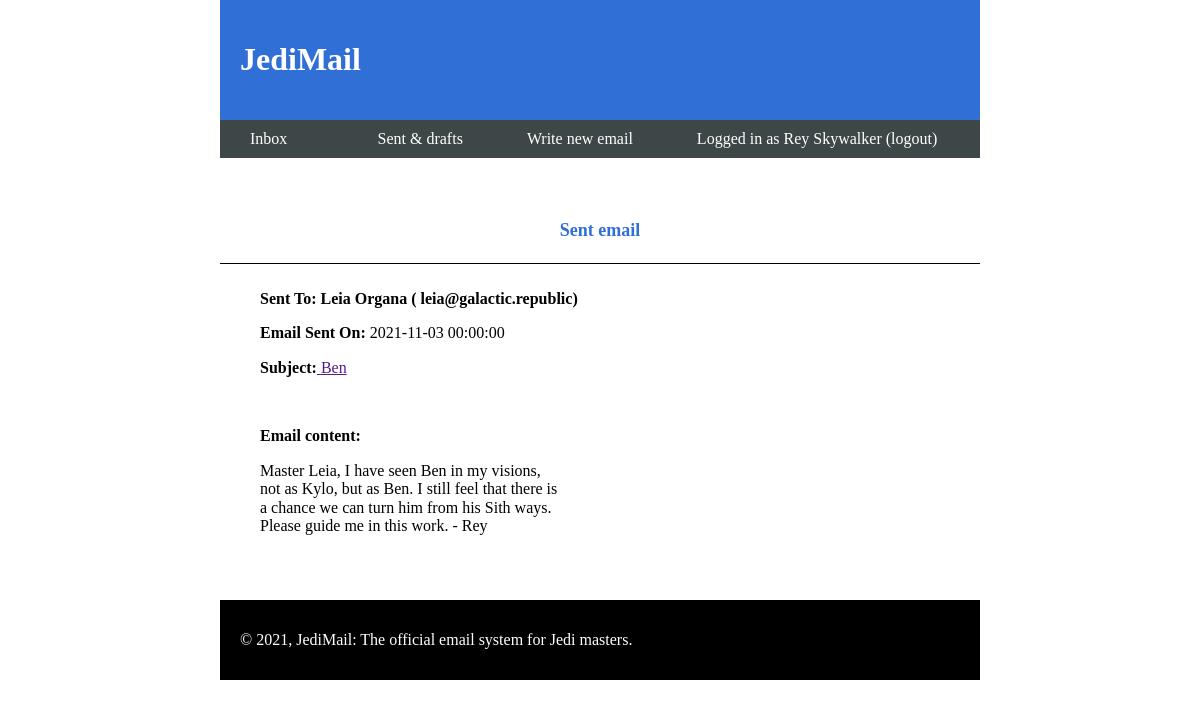
Screenshot of /index.php?show=sent&mailID=7 (signed in) with the database file from the repository.
### tables this page shows
CREATE TABLE `j_user` (
  `j_user_id` int(11) NOT NULL,
  `j_user_fname` varchar(128) NOT NULL,
  `j_user_lname` varchar(128) NOT NULL,
  `j_user_login_id` int(11) NOT NULL,
  `j_user_sabercolour` varchar(32) NOT NULL
);

CREATE TABLE `j_mail` (
  `j_mail_id` int(11) NOT NULL,
  `j_mail_recipient_email` varchar(256) NOT NULL,
  `j_mail_recipient_fullname` varchar(256) NOT NULL,
  `j_mail_sender_email` varchar(256) NOT NULL,
  `j_mail_sender_fullname` varchar(256) NOT NULL,
  `j_mail_subject` varchar(256) NOT NULL,
  `j_mail_text` varchar(512) NOT NULL,
  `j_mail_date` datetime NOT NULL,
  `j_mail_draft` int(11) NOT NULL
);

### includes/functions.php (called while the page is built, shortened)
<?php
function fullName($con,$usermail){
	$query = "SELECT * FROM j_user INNER JOIN j_login ON j_user.j_user_id=j_login.j_id WHERE j_email = '$usermail'";
	$sql = mysqli_query($con, $query);
    $rw = mysqli_fetch_array($sql);
    $fname = $rw["j_user_fname"];
    $lname = $rw["j_user_lname"];
return  $fname.' '.$lname;
}
function mailDetails($con,$mailID){
	    $query = "SELECT * from j_mail WHERE j_mail_id=$mailID";
		$sql = mysqli_query($con, $query);
		$rw = mysqli_fetch_array($sql);
		return $rw;
}
?>

### includes/sent.php (the view, shortened to what this page needs)
<?php
if (isset($_GET['mailID'])) {
      $mailID= $_GET['mailID'];
      $getMail = mailDetails($conn,$mailID);
      $draftValue =  $getMail["j_mail_draft"];
      if ($draftValue=='0') {
          echo '  <nav class="login">
                      <h1>Sent email</h1>
                  </nav>
                  <div class="msgbox">
                      <p><strong>Sent To: '.$getMail["j_mail_recipient_fullname"].' ( '.$getMail["j_mail_recipient_email"].')</strong></p>
                      <p><strong>Email Sent On:</strong> '.$getMail["j_mail_date"].'</p>
                      <p><strong>Subject:</strong><a href=""> '.$getMail["j_mail_subject"].'</a></p><br>
                      <p><strong>Email content:</strong></p>
                      <p class="msgtxt">'.$getMail["j_mail_text"].'</p>
                  </div>
              ';
      }
} ?>

### includes/header.php (shortened to what this page needs)
<nav class='primary-nav'>
                <a href='index.php?show=inbox'>Inbox <span id='countinbox' style="visibility: hidden;"> (X)</span></a>
                <a href='index.php?show=sent'>Sent &amp; drafts</a>
                <a href='index.php?show=compose'>Write new email</a>
                <a href='includes/logout.php'>Logged in as <?php
                 echo fullName($conn, $usermail);
                ?> (logout)</a>
</nav>

### css/main.css (style rules this page uses)
body { display: grid; justify-content: center; }
.login { border-bottom: 1px solid black; text-align: center; }
.login h1 { color: #2f6fd6; font-size: 18px; padding:50px 0 10px 0; }
.primary-nav { background-color: #3e4747; padding: 10px 0; }
nav a { color: white ; text-decoration: none; padding:0 30px; }
.msgbox { padding: 10px 40px; }
.msgtxt { width: 300px; }

### rows the page displays
j_user: fullName($conn, $usermail) "Rey Skywalker"
j_mail: j_mail_recipient_fullname "Leia Organa", j_mail_recipient_email "leia@galactic.republic", j_mail_date "2021-11-03 00:00:00", j_mail_subject "Ben", j_mail_text "Master Leia, I have seen Ben in my visions, not as Kylo, but as Ben. I still feel that there is a chance we can turn him from his Sith ways. Please guide me in this work. - Rey"
